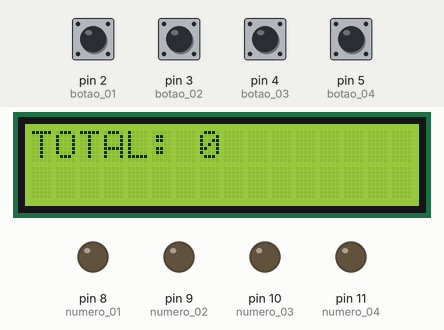
Simulated run of this sketch. Board: Arduino Uno, built with avr-gcc and run on an emulated ATmega328P. Shown: 16×2 character LCD, output pins drawn as LEDs (lit = HIGH). The inputs (shaded band) are chosen by the test bench; at power-on: pin 2 (botao_01), pin 3 (botao_02), pin 4 (botao_03), pin 5 (botao_04) HIGH.

Above: at 2.2 s.
2.3 s: pin 2 (botao_01) pulled LOW for 2.4 s
At 3.7 s:
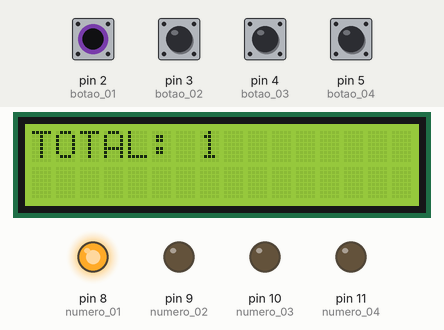
8.6 s: pin 3 (botao_02) pulled LOW for 2.4 s
At 10.4 s:
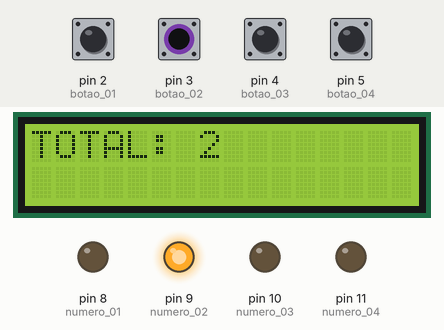
12.7 s: pin 4 (botao_03) pulled LOW for 2.4 s
At 14.4 s:
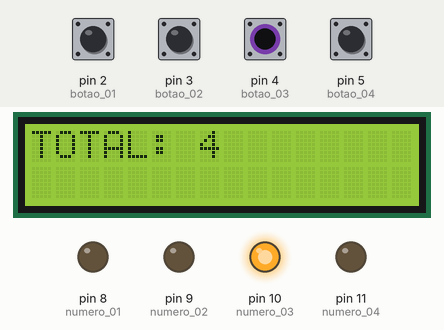
16.8 s: pin 5 (botao_04) pulled LOW for 2.4 s
At 18.4 s:
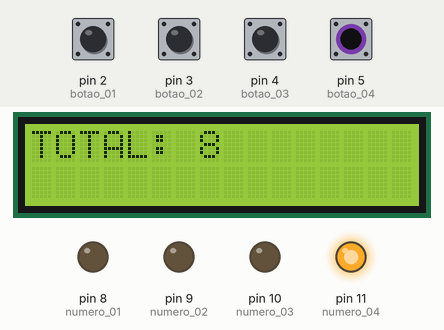
20.8 s: pin 3 (botao_02) driven LOW and pin 5 (botao_04) driven LOW
At 21.9 s:
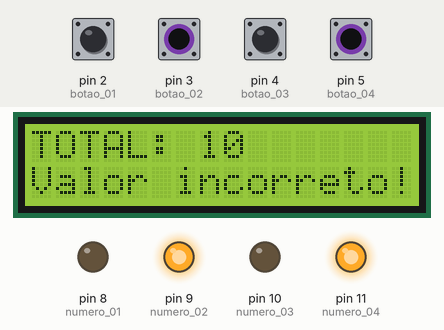
26.8 s: pin 2 (botao_01) pulled LOW for 2.4 s
At 27.9 s:
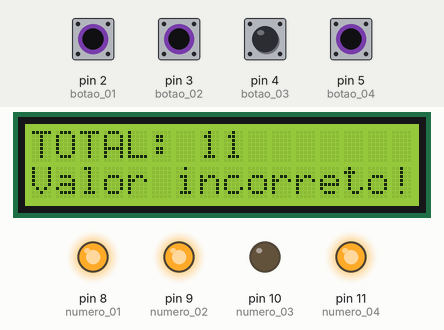
Timing chart, 0 to 31.1 s (numbered marks = the images above; inputs shaded):
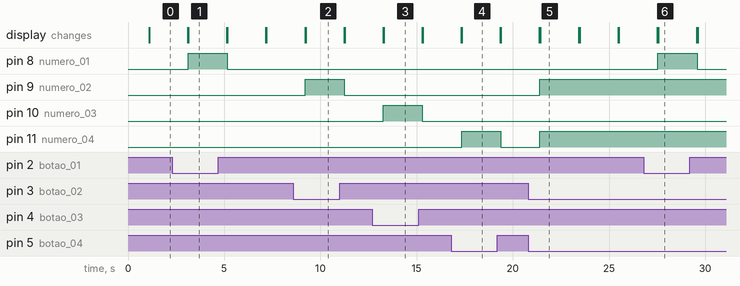

Measured:
- after the input at 2.3 s, pin 8 (numero_01): LOW → HIGH after 0.83 s, → LOW 2.0 s later; the display: first differs from a run without the input after 0.84 s (image 1)
- after the input at 8.6 s, pin 9 (numero_02): LOW → HIGH after 0.62 s, → LOW 2.0 s later; the display: first differs from a run without the input after 0.63 s (image 2)
- after the input at 12.7 s, pin 10 (numero_03): LOW → HIGH after 0.58 s, → LOW 2.0 s later; the display: first differs from a run without the input after 0.59 s (image 3)
- after the input at 16.8 s, pin 11 (numero_04): LOW → HIGH after 0.53 s, → LOW 2.0 s later; the display: first differs from a run without the input after 0.55 s (image 4)
- after the input at 20.8 s, pin 9 (numero_02), pin 11 (numero_04): LOW → HIGH after 0.59 s; the display: first differs from a run without the input after 0.62 s (image 5)
- after the input at 26.8 s, pin 8 (numero_01): LOW → HIGH after 0.73 s, → LOW 2.0 s later; the display: first differs from a run without the input after 0.76 s (image 6)
- what the display in image 5 shows lasts 2.0 s, from 21.4 s to 23.4 s

The sketch:

numeral_lcd_7_segmentos.ino
```cpp
// INCLUSÃO DE BIBLIOTECAS
#include <Wire.h>
#include <LiquidCrystal_I2C.h>

// DEFINIÇÕES
#define endereco  0x27 // Endereços comuns: 0x27, 0x3F
#define colunas   16
#define linhas    2
#define tempo     2000

#define botao_01   2
#define botao_02   3
#define botao_03   4
#define botao_04   5

#define numero_01   8
#define numero_02   9
#define numero_03   10
#define numero_04   11

// INSTANCIANDO OBJETOS
LiquidCrystal_I2C lcd(endereco, colunas, linhas);

void setup() {
  lcd.init(); // INICIA A COMUNICAÇÃO COM O DISPLAY
  lcd.setBacklight(HIGH); // LIGA A ILUMINAÇÃO DO DISPLAY
  lcd.print("Inicializando...");
  delay(1000);

  pinMode(botao_01, INPUT_PULLUP);
  pinMode(botao_02, INPUT_PULLUP);
  pinMode(botao_03, INPUT_PULLUP);
  pinMode(botao_04, INPUT_PULLUP);

  pinMode(numero_01, OUTPUT); //lsb
  pinMode(numero_02, OUTPUT);
  pinMode(numero_03, OUTPUT);
  pinMode(numero_04, OUTPUT); //msb

  lcd.clear();
}

void checkValor(bool val1, bool val2, bool val3, bool val4) {

  digitalWrite(numero_01, LOW);
  digitalWrite(numero_02, LOW);
  digitalWrite(numero_03, LOW);
  digitalWrite(numero_04, LOW);

  int somador = 0;
  if (val1 == false) {
    somador = somador + 8;
    digitalWrite(numero_04, HIGH);
  }
  if (val2 == false) {
    somador = somador + 4;
    digitalWrite(numero_03, HIGH);
  }
  if (val3 == false) {
    somador = somador + 2;
    digitalWrite(numero_02, HIGH);
  }
  if (val4 == false) {
    somador = somador + 1;
    digitalWrite(numero_01, HIGH);
  }

  lcd.clear();
  lcd.print("TOTAL: ");
  lcd.setCursor(7, 0);
  lcd.print(somador);

  if (somador >= 10) {
    lcd.setCursor(0, 1);
    lcd.print("Valor incorreto!");
  }

  delay(tempo);

  lcd.clear();
  lcd.setCursor(0, 0);
}

void loop() {
  lcd.setCursor(0, 0);
  lcd.print("Informar valor:");

  bool bit_8 = digitalRead(botao_04);
  bool bit_4 = digitalRead(botao_03);
  bool bit_2 = digitalRead(botao_02);
  bool bit_1 = digitalRead(botao_01);

  checkValor(bit_8, bit_4, bit_2, bit_1);
}
```
